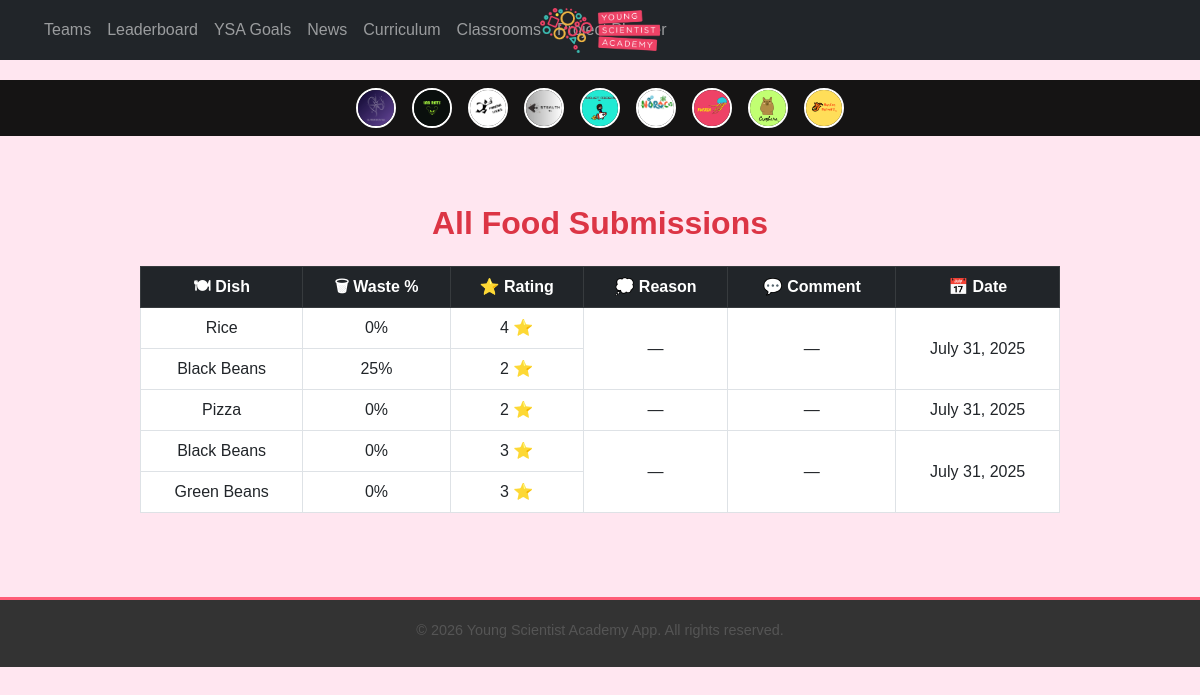
The page /foodwaste/submissions/ on the database its author committed.
### teams/models.py (models this page shows, shortened)
class Team(models.Model):
    name = models.CharField(max_length=100, unique=True)
    logo = models.ImageField(upload_to="team_logos/", blank=True, null=True)
    members = models.ManyToManyField(
        settings.AUTH_USER_MODEL, related_name='teams_members', blank=True
    )
    created_at = models.DateTimeField(auto_now_add=True)
    description = models.TextField(blank=True)
    max_members = models.IntegerField(default=15)
    class Meta:
        ordering = ["-created_at"]
        verbose_name = "Team"
        verbose_name_plural = "Teams"
    @property
    def total_points(self):
        return self.team_points_from_teams_app.aggregate(
            total_points=Sum("points_earned")
        )["total_points"] or 0
    def get_logo_url(self):
        if self.logo:
            return self.logo.url
        filename_png = f"{self.name.lower().replace(' ', '_')}.png"
        filename_jpg = f"{self.name.lower().replace(' ', '_')}.jpg"
        if os.path.exists(os.path.join(settings.MEDIA_ROOT, "team_logos", filename_png)):
            return settings.MEDIA_URL + "team_logos/" + filename_png
        if os.path.exists(os.path.join(settings.MEDIA_ROOT, "team_logos", filename_jpg)):
            return settings.MEDIA_URL + "team_logos/" + filename_jpg
        return settings.STATIC_URL + "default_team_logo.png"

### foodwaste/models.py (models this page shows, shortened)
class DishWaste(models.Model):
    food_entry = models.ForeignKey(FoodEntry, on_delete=models.CASCADE, related_name='dish_wastes')
    dish = models.ForeignKey(Dish, on_delete=models.CASCADE)
    waste_percentage = models.PositiveSmallIntegerField(choices=[
        (0, '0%'), (25, '25%'), (50, '50%'), (75, '75%'), (100, '100%')
    ])
    rating = models.PositiveSmallIntegerField(choices=[
        (1, '1 ⭐'), (2, '2 ⭐'), (3, '3 ⭐'), (4, '4 ⭐'), (5, '5 ⭐')
    ], default=0)
    class Meta:
        unique_together = ('food_entry', 'dish')

class Dish(models.Model):
    name = models.CharField(max_length=100, unique=True)

class FoodEntry(models.Model):
    user = models.ForeignKey(User, on_delete=models.SET_NULL, null=True, blank=True)
    dishes = models.ManyToManyField(Dish)
    waste_reason = models.TextField(blank=True, null=True)
    comments = models.TextField(blank=True, null=True)
    date = models.DateField(auto_now_add=True)

### foodwaste/views.py (the view)
# urls.py: path('submissions/', views.full_report_view, name='full_report'),
def full_report_view(request):
    entries = FoodEntry.objects.all().order_by('-date')
    return render(request, "foodwaste/full_report.html", {"entries": entries})

### teams/context_processors.py (called while the page is built)
def team_logos(request):
    teams = list(Team.objects.all())  # Convert QuerySet to list
    teams.sort(key=lambda team: team.total_points, reverse=True)  # Sort manually  # ✅ Order by team ranking
    return {'teams': teams}

### users/context_processors.py (called while the page is built, shortened)
def user_level_and_team(request):
    user = request.user
    if not user.is_authenticated:
        return {}

### foodwaste/templates/foodwaste/full_report.html
{% extends "core/base.html" %}
{% load static %}
{% block content %}
<div class="container mt-5">
  <h2 class="text-center mb-4 text-danger fw-bold">All Food Submissions</h2>
  <table class="table table-bordered text-center align-middle">
    <thead class="table-dark">
      <tr>
        <th>🍽 Dish</th>
        <th>🗑 Waste %</th>
        <th>⭐ Rating</th>
        <th>💭 Reason</th>
        <th>💬 Comment</th>
        <th>📅 Date</th>
      </tr>
    </thead>
    <tbody>
      {% for entry in entries %}
        {% for dish_waste in entry.dish_wastes.all %}
          <tr>
            <td>{{ dish_waste.dish.name }}</td>
            <td>{{ dish_waste.waste_percentage }}%</td>
            <td>{{ dish_waste.rating }} ⭐</td>
            {% if forloop.first %}
              <td rowspan="{{ entry.dish_wastes.count }}">{{ entry.waste_reason|default:"—" }}</td>
              <td rowspan="{{ entry.dish_wastes.count }}">{{ entry.comments|default:"—" }}</td>
              <td rowspan="{{ entry.dish_wastes.count }}">{{ entry.date|date:"F j, Y" }}</td>
            {% endif %}
          </tr>
        {% endfor %}
      {% empty %}
        <tr>
          <td colspan="6" class="text-muted">No submissions yet.</td>
        </tr>
      {% endfor %}
    </tbody>
  </table>
</div>
{% endblock %}

### core/templates/core/base.html (shortened to what this page needs)
{% load static %}
<!DOCTYPE html>
<html lang="en">
<head>
    <link href="https://cdn.jsdelivr.net/npm/bootstrap@5.3.0/dist/css/bootstrap.min.css" rel="stylesheet">
    <link rel="stylesheet" href="{% static 'css/styles.css' %}">
</head>
<body>
<nav class="navbar navbar-expand-lg navbar-dark bg-dark fixed-top">
    <div class="w-100 d-flex justify-content-between align-items-center px-3">
        <div class="d-flex align-items-center">
        <div class="collapse navbar-collapse" id="navbarNav">
            <ul class="navbar-nav">
            <li class="nav-item">
                <a class="nav-link {% if request.path == '/teams/' %}active{% endif %}" href="{% url 'teams:team_overview' %}">Teams</a>
            </li>
            <li class="nav-item">
                <a class="nav-link {% if request.path == '/leaderboard/' %}active{% endif %}" href="{% url 'leaderboard:student_leaderboard' %}">
                    Leaderboard
                </a>
            </li>
            <li class="nav-item">
                <a class="nav-link {% if request.path == '/programs/' %}active{% endif %}" href="{% url 'programs:goal_list' %}">YSA Goals</a>
            </li>
            <li class="nav-item">
                <a class="nav-link {% if request.path == '/news/' %}active{% endif %}" href="{% url 'news:news' %}">News</a>
            </li>
            <li class="nav-item">
                <a class="nav-link {% if request.path == '/curriculum/' %}active{% endif %}" href="{% url 'curriculum:home' %}">Curriculum</a>
            </li>
            <li class="nav-item">
                <a class="nav-link {% if request.path == '/classrooms/' %}active{% endif %}" href="{% url 'classrooms:dashboard' %}">Classrooms</a>
            </li>
            <li class="nav-item">
                <a class="nav-link {% if request.path == '/project_planner/' %}active{% endif %}" href="{% url 'project_planner:home' %}">Project Planner</a>
            </li>
            </ul>
        </div>
        </div>
    <a class="navbar-brand position-absolute start-50 translate-middle-x" href="{% url 'home' %}">
      <img src="{% static 'images/logo.png' %}" alt="logo" class="logo" style="max-height: 50px;">
    </a>
  </div>
</nav>
    {% if teams %}
    <div class="team-logos-nav">
        {% for team in teams %}
            <a href="{% url 'teams:team_detail' team.id %}" class="team-logo-link">
                <img src="{{ team.get_logo_url }}" alt="{{ team.name }}" class="team-logo-small">
            </a>
        {% endfor %}
    </div>
    {% endif %}
    <div class="content-container">
        {% block content %}{% endblock %}
    </div>
    <footer class="text-center mt-5">
        <p>&copy; {% now "Y" %} Young Scientist Academy App. All rights reserved.</p>
    </footer>
</body>
</html>
</body>
</html>

### core/static/css/styles.css (style rules this page uses)
body { background-color: #ffe6f0; font-family: 'Arial', sans-serif; color: #333; }
.team-logos-nav { display: flex; justify-content: center; align-items: center; background: #151414; padding: 8px; position: relative; z-index: 999; margin-top: 80px; }
.navbar { position: fixed; top: 0; left: 0; right: 0; width: 100%; z-index: 1050; background-color: #333333; padding: 10px 20px; display: flex; align-items: center; justify-content: space-between; }
.navbar-brand { font-weight: bold; color: #ffffff; font-size: 1.2rem; margin-right: auto; position: absolute; left: 50%; transform: translateX(-50%); z-index: 1; }
.navbar-collapse { background-color: transparent; padding: 0; box-shadow: none; border: none; }
.team-logo-link { margin: 0 8px; text-decoration: none; }
.team-logo-small { width: 40px; height: 40px; border-radius: 50%; border: 2px solid white; object-fit: cover; transition: transform 0.2s ease-in-out; }
.container { max-width: 960px; padding: 20px; }
footer { background-color: #333333; color: #ffffff; padding: 15px 0; font-size: 0.9rem; text-align: center; border-top: 3px solid #ff5c77; }
footer p { margin-bottom: 5px; }
.logo { max-width: 120px; height: auto; display: block; margin: 10px auto; }
h1, h2, h3, h4, h5, h6 { color: #333; }
p, li { color: #555; }
footer { padding: 20px 0; border-top: 3px solid #ff5c77; font-size: 0.9rem; text-align: center; color: #ffffff; background-color: #333333; }

### rows shown on the page
Team: shows a picture
Team: shows a picture
Team: shows a picture
Team: shows a picture
Team: shows a picture
Team: shows a picture
Team: shows a picture
Team: shows a picture
Team: shows a picture
FoodEntry: waste_reason "—", comments "—", date "July 31, 2025"
DishWaste: dish.name "Rice", waste_percentage "0", rating "4"
DishWaste: dish.name "Black Beans", waste_percentage "25", rating "2"
FoodEntry: waste_reason "—", comments "—", date "July 31, 2025"
DishWaste: dish.name "Pizza", waste_percentage "0", rating "2"
FoodEntry: waste_reason "—", comments "—", date "July 31, 2025"
DishWaste: dish.name "Black Beans", waste_percentage "0", rating "3"
DishWaste: dish.name "Green Beans", waste_percentage "0", rating "3"
